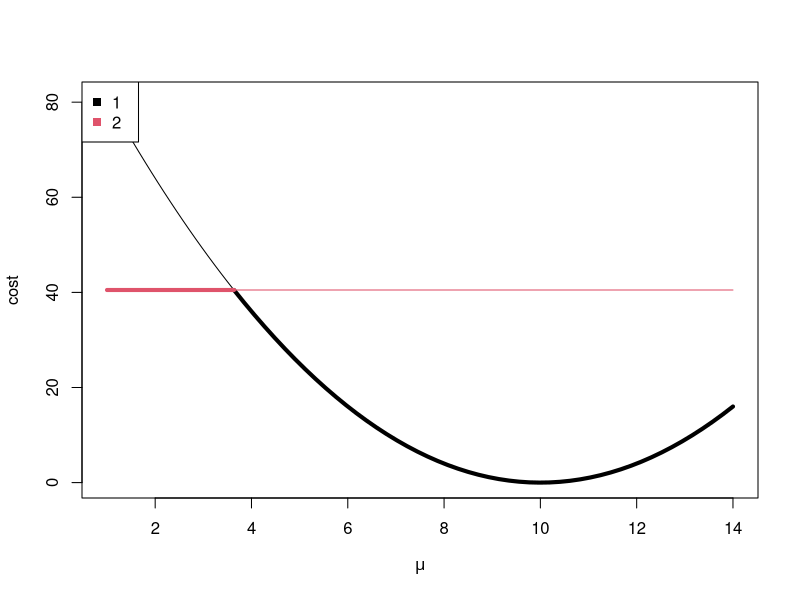
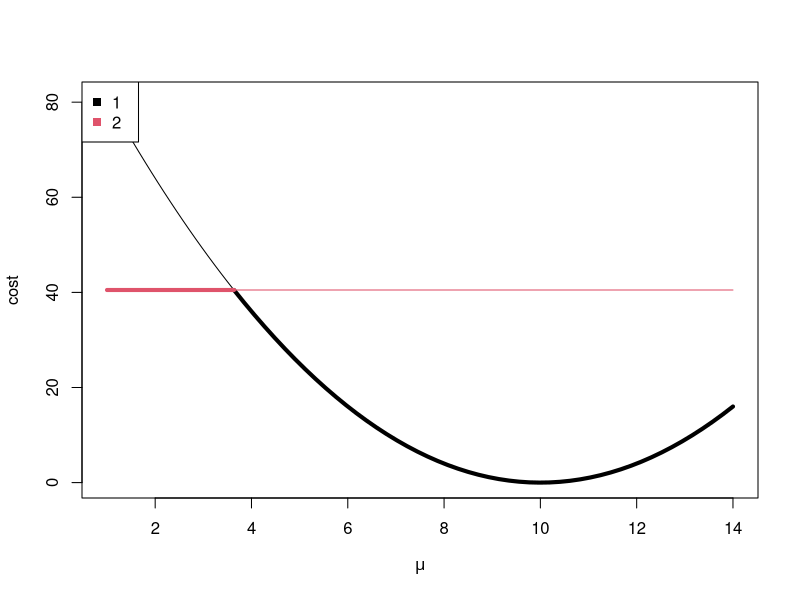
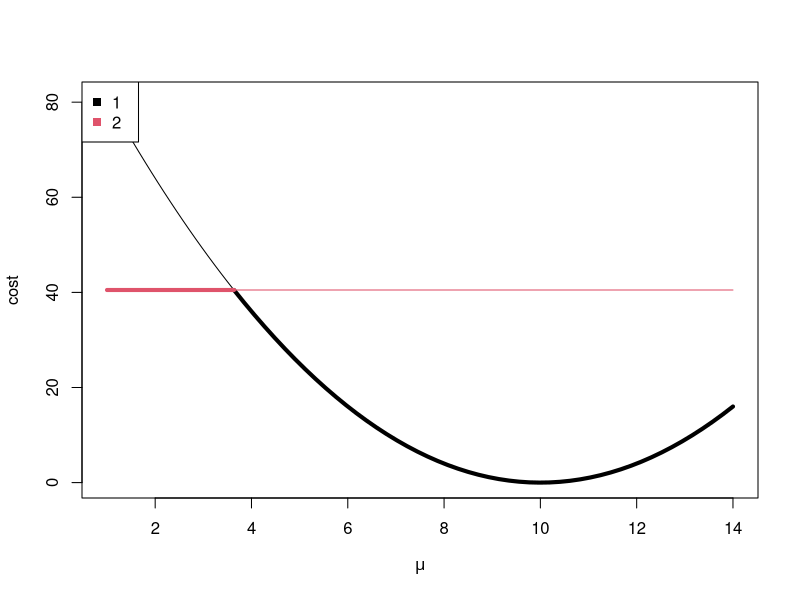
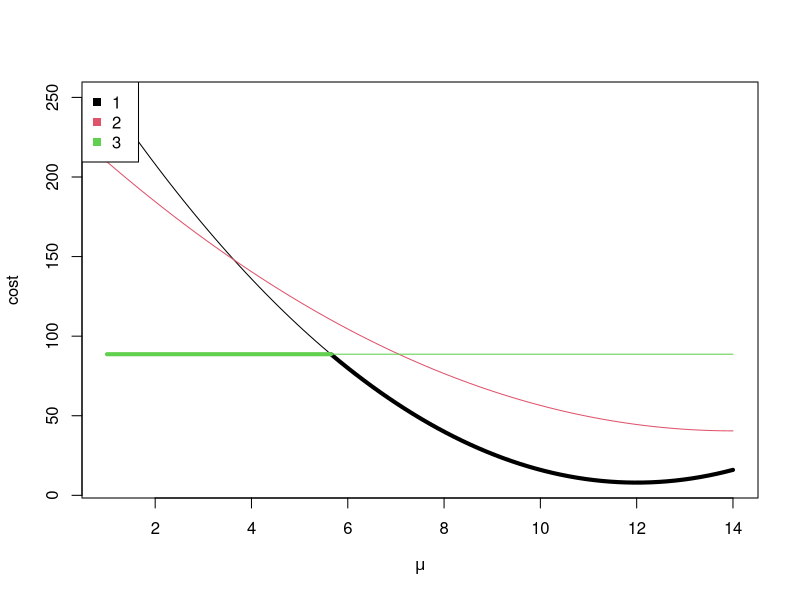
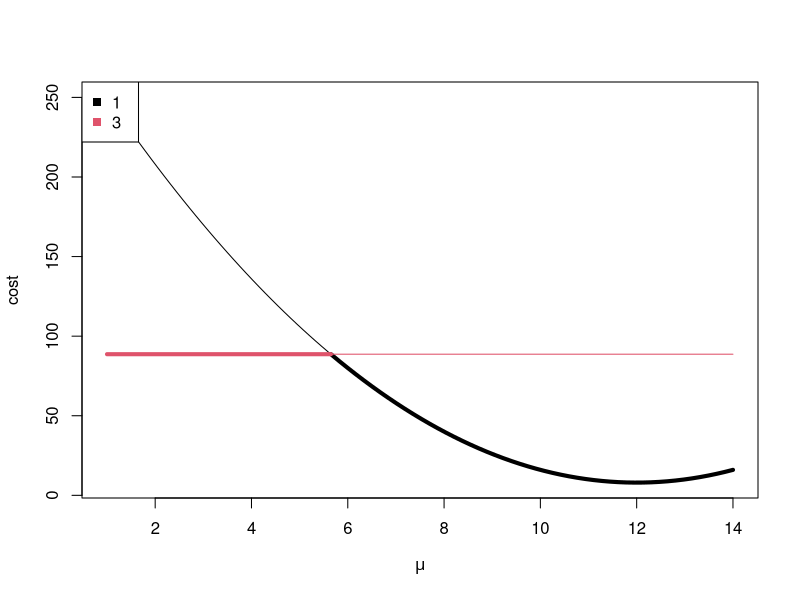
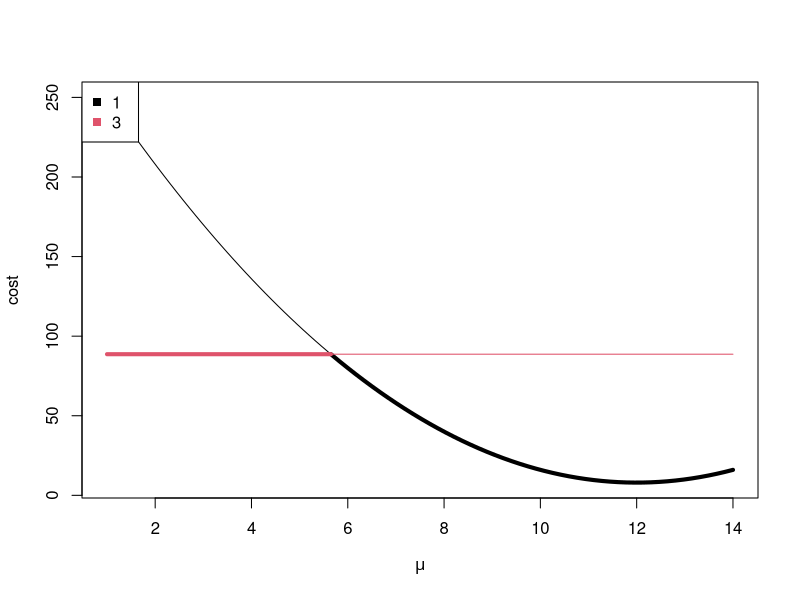
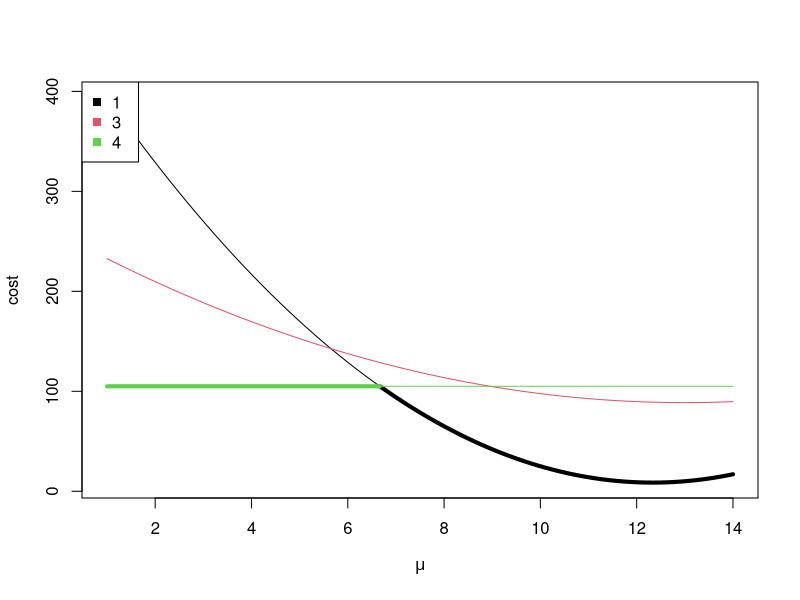
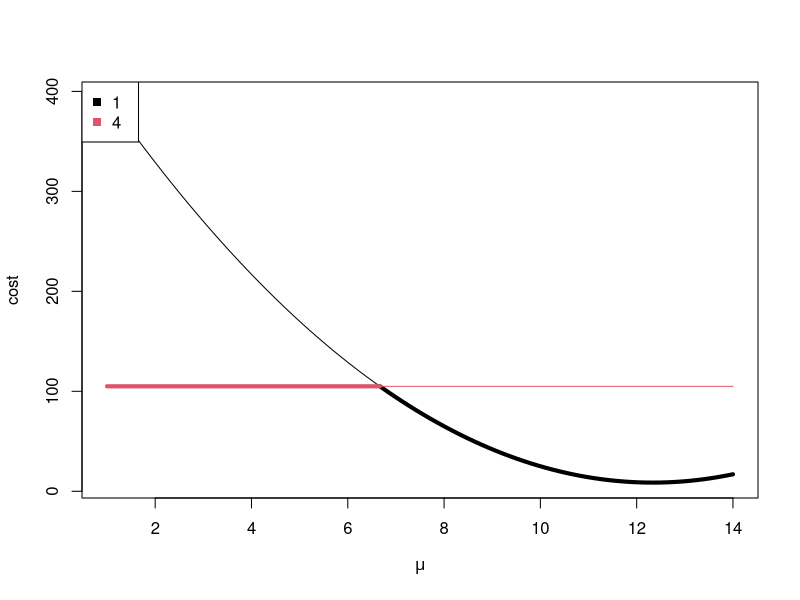

The R script that drew these images, in order:
library(data.table)
library(ggplot2)
####Code to run Rigaill's method####
#y<-SimChange(10000,c(1,.4,.8,2,3,1.6,.3,.4,.2,1,4,.2,.8,1.2,1.4),.5)
#plot(y[[2]],typ="l")
#abline(v=y[[1]],col="red")
#Q2<-Rigaill(y[[2]],14);Q2

#y=rnorm(100)
#Rigaill(y,3)

####Functions for doing set operations on continuous sets, where a set is stored as a vector of endpoints####


####Union####
u1 <- function(A,B) 
{ 
  if(is.na(A[1])){
    return(B)
  }
  else if(is.na(B[1])){
    return(A)
  }
  else{
    Both<-c(A,B)
    m<-matrix(Both,ncol=2,byrow=T)
    m2<-m[order(m[,1]),]
    Both<-as.vector(t(m2)) #vector now of ordered pairs
    U<-c()
    U[1:2]<-Both[1:2]
    for(i in 2:((length(Both))/2)){
      if(U[length(U)-1]<=Both[2*i-1]&Both[2*i]<=U[length(U)]){
        #do nothing#
      }
      else if(U[length(U)-1]<=Both[2*i-1]&Both[2*i-1]<=U[length(U)]&U[length(U)]<=Both[2*i]){
        U[(length(U)-1):length(U)]<-c(U[length(U)-1],Both[2*i])
      }
      else{U[(length(U)+1):(length(U)+2)]<-Both[(2*i-1):(2*i)]}
    }
    return(U)}
} 

####Intersection####
in1<-function(A,B){
  if(is.na(A[1])|is.na(B[1])){return(NA)}
  else{
    U<-c()
    for(i in 1:(length(A)/2)){
      for(j in 1:(length(B)/2)){
        i1<-max(A[2*i-1],B[2*j-1])
        i2<-min(A[2*i],B[2*j])
        if(i1<=i2){U[(length(U)+1):(length(U)+2)]<-c(i1,i2)}
      }
    }
    if(is.null(U)){return(NA)}
    I<-u1(U,U[1:2])
    return(I)}
}

####Set Difference####
setdiff1<-function(A,B,M=10000){
  if(is.na(A[1])){return(NA)}
  else if(is.na(B[1])){return(A)}
  else{
    delta<-1/M
    m<-matrix(B,ncol=2,byrow=T)
    m2<-m[order(m[,1]),]
    B<-as.vector(t(m2)) #vector now of ordered pairs
    index<-rep(c(-delta,delta),length=length(B))
    BC<-c(-M,B+index,M)
    se<-in1(A,BC)
    return(se)}
}

####Function for running PDPA on Normal data with a change in mean and variance 1.5####
not.bold.lines.list <- list()
bold.lines.list <- list()
intervals.list <- list()
minima.list <- list()
Step <- function(s){
  factor(s, c("before", "unpruned", "pruned"))
}
plotFuns <- function(oloc.vec, step, timestep, n.segs){
  x <- seq(mu.min, mu.max, length=100)
  co <- seq_along(oloc.vec)
  for(kk in oloc.vec){
    if(kk==oloc.vec[1]){
      plot(x,a[kk]*x^2+b[kk]*x+c[kk],type="l",col=co[kk==oloc.vec],xlab=expression(mu),ylab="cost",xlim=c(mu.min,mu.max))
    }else{
      lines(x,a[kk]*x^2+b[kk]*x+c[kk],col=co[kk==oloc.vec])
    }
    interval.vec <- Set[[kk]]
    n.intervals <- length(interval.vec)/2
    has.intervals <- !is.na(interval.vec[1])
    if(a[kk] != 0){
      mean.at.minimum <- -b[kk]/(2*a[kk])
      cost.at.minimum <- quad(mean.at.minimum, a[kk], b[kk], c[kk])
      minima.list[[paste(timestep, step, kk, n.segs)]] <<- data.table(
        timestep,
        step,
        kk, kk.fac=factor(kk),
        segments=n.segs,
        mean=mean.at.minimum,
        cost=cost.at.minimum)
    }
    not.bold.lines.list[[paste(timestep, step, kk, n.segs)]] <<- data.table(
      has.intervals,
      n.intervals,
      timestep,
      segments=n.segs,
      step=Step(step),
      mean=x,
      cost=a[kk]*x^2+b[kk]*x+c[kk],
      kk,
      kk.fac=factor(kk),
      is.min=FALSE)
    delta=.4 #interval boundary segment height
    delta2=.005 #interval boundary segment offset
    if(has.intervals){
      if(interval.vec[1]<mu.min){
        interval.vec[1]=mu.min
      }
      if(interval.vec[length(interval.vec)]>mu.max){
        interval.vec[length(interval.vec)]=mu.max
      }
      start.i <- seq(1, length(interval.vec), by=2)
      end.i <- seq(2, length(interval.vec), by=2)
      intervals.list[[paste(timestep, step, kk, n.segs)]] <<- data.table(
        timestep,
        segments=n.segs,
        step=Step(step),
        min=interval.vec[start.i],
        max=interval.vec[end.i],
        kk, kk.fac=factor(kk))
    }
    for(ii in 1:n.intervals) {
      lines(interval.vec[2*ii-c(1,0)]+c(delta2,-delta2),rep(min(c[oloc.vec+1]-0.25*b[oloc.vec+1]^2/(1e-3+a[oloc.vec+1])),2),lwd=3,col=co[(kk)==oloc.vec])#interval
      lines(rep(interval.vec[2*ii-1],2)+delta2,c(min(c[oloc.vec+1]-0.25*b[oloc.vec+1]^2/(1e-3+a[oloc.vec+1]))-delta,min(c[oloc.vec+1]-0.25*b[oloc.vec+1]^2/(1e-3+a[oloc.vec+1]))+delta),lwd=3,col=co[(kk)==oloc.vec])#left interval boundary
      lines(rep(interval.vec[2*ii-0],2)-delta2,c(min(c[oloc.vec+1]-0.25*b[oloc.vec+1]^2/(1e-3+a[oloc.vec+1]))-delta,min(c[oloc.vec+1]-0.25*b[oloc.vec+1]^2/(1e-3+a[oloc.vec+1]))+delta),lwd=3,col=co[(kk)==oloc.vec])#right interval boundary
      ######boldbit
      if(is.na(interval.vec[2*ii-1])==FALSE){
        x2<-seq(interval.vec[2*ii-1],interval.vec[2*ii-0],length=50)
        lines(x2,a[kk]*x2^2+b[kk]*x2+c[kk],col=co[(kk)==oloc.vec],lwd=4)#bold part of function which attains the minimum.
        bold.lines.list[[paste(timestep, step, kk, ii, n.segs)]] <<- data.table(
          timestep,
          segments=n.segs,
          step=Step(step),
          mean=x2,
          cost=a[kk]*x2^2 + b[kk]*x2 + c[kk],
          is.min=TRUE,
          kk, kk.fac=factor(kk),
          ii)
      }#has an interval
    }#for(ii
  }##for(kk in oloc.vec
  legend("topleft", legend=paste(oloc.vec," "), col=co,pch=15,bg="white")
}
y<-c(rnorm(60,2,1.5),rnorm(60,0,1))
y <- c(1, 10, 14, 13)
##Rigaill(y,2,45,2,0.5,4.5)
maxseg <- 3
mu.min <- min(y)
mu.max <- max(y)

## My code for checking.
cum.y <- cumsum(y)
t.seq <- seq_along(y)
mean.vec <- cum.y/t.seq
cost.mat <- matrix(NA, maxseg, length(y))
cum.y.sq <- cumsum(y*y)
cost.mat[1,] <- t.seq*mean.vec*mean.vec + cum.y.sq - 2*mean.vec*cum.y

timestep <- 3
seg <- 2
n<-length(y)
S1<-0
for(i in 1:n){
  S1[i+1]<-S1[i]+y[i]
}
SS1<-0
for(i in 1:n){
  SS1[i+1]<-SS1[i]+(y[i])^2
}
C<-matrix(nrow=maxseg,ncol=n)
for (t in 1:(n)){
  mu<-S1[t+1]/t
  C[1,t] <- SS1[t+1] - 2*mu*S1[t+1] + t*mu^2
}

quad<-function(x,A,B,C){
  return(A*x^2+B*x+C)
}
tau<-matrix(nrow=maxseg,ncol=n)
output<-matrix(nrow=maxseg,ncol=maxseg+1)
output[1,1]<-C[1,n]
LOC<-list()
D<-c(min(y),max(y))
for (m in 2:maxseg){
  Set<-list()
  LOC[[m]] <- m-1
  a <- c()
  b <- c()
  c <- c()
  a[m-1] <- 0
  b[m-1] <- 0
  c[m-1] <- C[m-1, m-1]  #min cost of m-1 CPs, last one at m-1
  Set[[m-1]] <- D
  for (j in m:n){
    a[j] <- 0
    b[j] <- 0
    c[j] <- C[m-1, j]  #min cost of m-1 CPs, last one at j
    Set[[j]] <- D
    temp <- c()
    OLOC <- c(LOC[[m]],j)
    for (v in LOC[[m]]){
      ## This loss function is the full sum of squares (including the
      ## constant data-squared term).
      a[v] <- a[v] + 1
      b[v] <- b[v] - 2*y[j]
      c[v] <- c[v] + y[j]^2
      discriminant <- b[v]^2 - 4*a[v]*(c[v]-C[m-1,j])
      I <- if(discriminant < 0){
        NA
      }else{
        (-b[v]+c(-1,1)*sqrt(discriminant))/(2*a[v])
      }
      Set[[v]]<-in1(Set[[v]],I) #intersect function for continuous sets
      if (is.na(Set[[v]][1])){
        LOC[[m]]<-setdiff(LOC[[m]],v) #discrete set uses the setdiff function
      }
      Set[[j]]<-setdiff1(Set[[j]],I) #continuous set uses my setdiff1 function
    }
    if(!is.na(Set[[j]][1])){
      LOC[[m]]<-c(LOC[[m]],j)
    }
    ###find minimum of cost function
    min.vec <- c()
    for (v in 1:length(LOC[[m]])){
      vs <- LOC[[m]][v]
      interval.vec <- Set[[vs]]
      min.vec[v] <- NA
      if(a[vs]==0){
        min.vec[v] <- c[vs]
      }else{
        mean.at.minimum <- -b[vs]/(2*a[vs])
        cost.at.minimum <- quad(mean.at.minimum, a[vs], b[vs], c[vs])
        for(i in 1:(length(interval.vec)/2)){
          interval.min <- interval.vec[2*i-1]
          interval.max <- interval.vec[2*i]
          if(interval.min <= mean.at.minimum & mean.at.minimum <= interval.max){
            min.vec[v] <- cost.at.minimum
          }
        }
        if(is.na(min.vec[v])){
          min.vec[v] <- min(quad(interval.vec, a[vs], b[vs], c[vs]))
        }
      }
    }
    C[m,j] <- optimal.cost <- min(min.vec, na.rm=T)
    tau[m,j] <- last.segment.end <- LOC[[m]][(which(min.vec==C[m,j]))]
    ## Plot all functions before pruning.
    plotFuns(OLOC, "unpruned", j, m)
    ## Plot functions after pruning.
    has.intervals <- sapply(OLOC, function(it)!is.na(Set[[it]][1]))
    OLOCdash <- OLOC[has.intervals]
    plotFuns(OLOCdash, "before", j+1, m)
    plotFuns(OLOCdash, "pruned", j, m)
  }#for(j data point
  em<-m
  taustar<-c()
  taustar[m+1]<-n
  while(em >1){
    taustar[em]<-tau[em,taustar[em+1]]
    em<-em-1
  }
  output[m,1]<-C[m,n]
  output[m,2:(m+1)]<-taustar[-1]
}#for(m number of segments
minima <- do.call(rbind, minima.list)
intervals <- do.call(rbind, intervals.list)
not.bold.lines <- do.call(rbind, not.bold.lines.list)
bold.lines <- do.call(rbind, bold.lines.list)
cost.min <- not.bold.lines[, list(min=min(cost)), by=.(step, timestep, segments, kk)]

##dput(RColorBrewer::brewer.pal(Inf, "Set1"))
change.colors <-
  c("1"="#E41A1C", #red
    "2"="#377EB8", #blue
    "#4DAF4A", #green
    "#984EA3", #purple
    "#FF7F00", #orange
    "#FFFF33", #yellow
    "3"="#A65628",
    "4"="#F781BF", "#999999")
cost.limits <- max(cost.min$min)*c(-0.05, 1.05)
not.bold.unpruned <- not.bold.lines[step=="unpruned" & cost < cost.limits[2],]
bold.unpruned <- bold.lines[step=="unpruned",]
minima.unpruned <- minima[step=="unpruned",]
with.legend <- ggplot()+
  theme_bw()+
  theme(panel.margin=grid::unit(0, "lines"))+
  facet_grid(segments ~ timestep, labeller=label_both)+
  scale_color_manual(values=change.colors)+
  scale_size_manual(values=c("TRUE"=1, "FALSE"=0.25))+
  scale_linetype_manual(values=c("TRUE"="solid", "FALSE"="dashed"))+
  geom_line(aes(mean, cost, color=kk.fac, size=is.min,
                linetype=has.intervals,
                group=kk),
            data=not.bold.unpruned)+
  geom_line(aes(mean, cost, color=kk.fac, size=is.min,
                group=paste(kk, ii)),
            data=bold.unpruned)+
  geom_point(aes(mean, cost, color=kk.fac),
             shape=21,
             fill="white",
             data=minima.unpruned)+
  xlab("segment mean")+
  ylab("cost")
with.legend

with.legend <- ggplot()+
  theme_bw()+
  coord_cartesian(ylim=cost.limits)+
  theme(panel.margin=grid::unit(0, "lines"))+
  facet_grid(segments+timestep ~ step, labeller=label_both)+
  scale_color_manual(values=change.colors)+
  scale_size_manual(values=c("TRUE"=1, "FALSE"=0.25))+
  geom_segment(aes(min, -Inf, xend=max, yend=-Inf, color=kk.fac),
               data=intervals,
               size=2)+
  geom_text(aes(min, -Inf, label="|"),
            color="white",
            size=10,
            data=intervals)+
  geom_text(aes(min, -Inf, label="|"),
            color="black",
            size=5,
            data=intervals)+
  geom_line(aes(mean, cost, color=kk.fac, size=is.min,
                group=kk),
            data=not.bold.lines)+
  geom_line(aes(mean, cost, color=kk.fac, size=is.min,
                group=paste(kk, ii)),
            data=bold.lines)+
  xlab("segment mean")+
  ylab("cost")
with.legend

pdf("figure-unconstrained-PDPA-normal.pdf")
print(with.legend)
dev.off()
